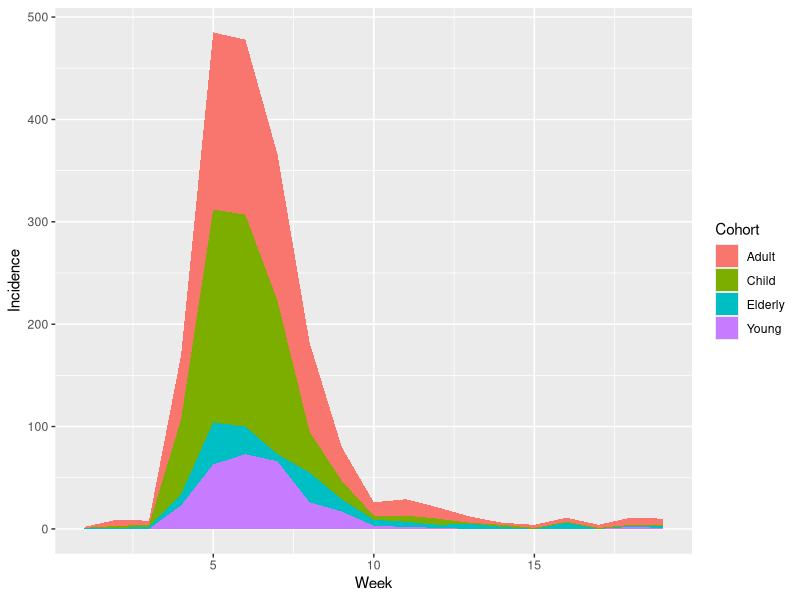

Source code (R):
library(readr)
library(tibble)
library(tidyr)
library(dplyr)
library(ggplot2)

inc <- read_csv("tidyverse/data/Incidence.csv")

slice(inc,1:6)

t_inc <- gather(inc,Cohort,Incidence,Young:Elderly)

slice(t_inc,1:8)

y_data <- filter(t_inc,Cohort=="Young")

s_data <- select(inc,Week:Young)

slice(s_data,1:6)

wk_tot <- t_inc %>% group_by(Week) %>%
  summarise(Incidence=sum(Incidence))

srt <- arrange(wk_tot,desc(Incidence))

slice(srt,1:6)

add_col <- mutate(wk_tot,AttackRate=100000*Incidence/8000)

slice(add_col,1:6)

tot_inc <- mutate(inc,Total=Young+Child+Adult+Elderly)



slice(wk_tot,1:6)


fig.1 <- ggplot(data=tot_inc,mapping = aes(x=Week,y=Total)) + 
         geom_line() + geom_point()

fig.2 <- ggplot(t_inc,aes(x=Week,y=Incidence,color=Cohort)) + 
       geom_line() + geom_point()

#ggsave("Figure_1.eps", dpi=600,plot = fig.1)
#ggsave("Figure_2.eps",dpi=600,plot = fig.2)


ggplot(t_inc,aes(x=Week,y=Incidence,fill=Cohort)) + geom_area()



# get the totals sick by cohort
t_coh <- t_inc %>% 
           group_by(Cohort) %>% 
           summarise(TotalInfected=sum(Incidence),
                     PeakValue=max(Incidence),
                     PeakWeek=Week[which(Incidence==max(Incidence))],
                     AvrValue=mean(Incidence),
                     SD=sd(Incidence))


